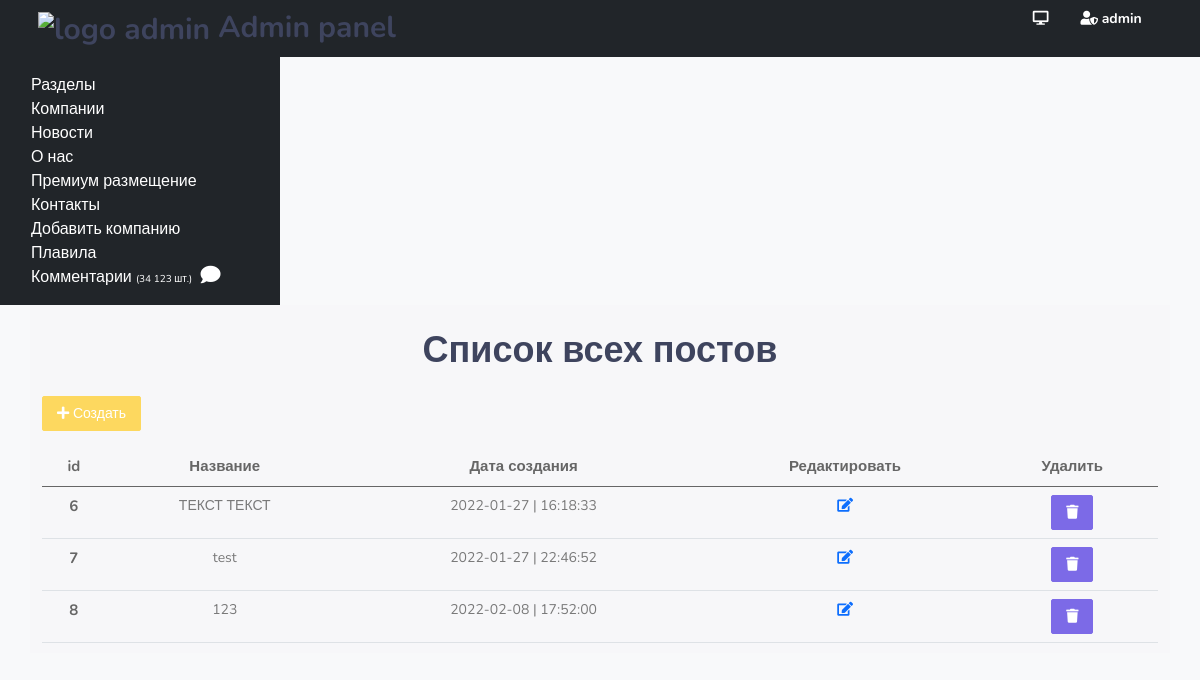
/admin/posts (signed in), run on an earlier commit of the app's database.
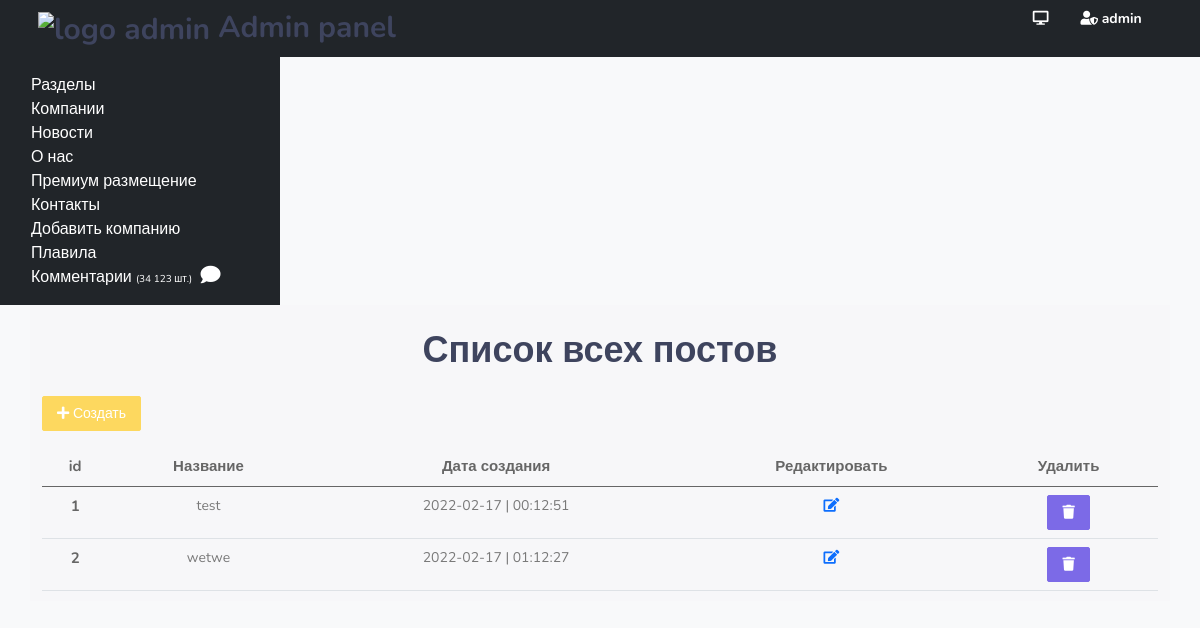
And on a later commit of the database.
### models.py (models this page shows, shortened)
class Post(db.Model):
    id = db.Column(db.Integer, primary_key=True)
    image = db.Column(db.String(100), nullable=True)
    title = db.Column(db.String(160))
    slug = db.Column(db.String(140), unique=True)
    introtext = db.Column(db.Text)
    content = db.Column(db.Text)
    created = db.Column(db.DateTime, default=datetime.now())
    tit = db.Column(db.String(100), nullable=True)
    key = db.Column(db.String(100), nullable=True)
    des = db.Column(db.Text, nullable=True)

### view.py (the view)
@app.route('/admin/posts')
@login_required
def all_blog():
    posts = Post.query.all()
    return render_template('admin/posts.html', posts=posts)

### templates/admin/posts.html (shortened to what this page needs)
{% extends 'admin/base.html' %}
{% block content %}
            <div class="row">
                <div class="col-lg-12 text-center">
                    <div class="page-title-box">
                        <div class="row align-items-center">
                            <div class="col-md-12">
                                <h1 class="page-title m-0">Список всех постов</h1>
                            </div>
                        </div>
                    </div>
                </div>
            </div>
<div class="row">
<div class="col-lg-12">
    <a href="{{ url_for('add_post') }}" title="Добавить" class="btn btn-warning" ><i class="fas fa-plus"></i> Создать</a>
</div>
</div>
            <div class="row mt-3">
<div class="col-lg-12">
<table class="table">
  <thead class="text-center">
    <tr>
      <th scope="col">id</th>
      <th scope="col">Название</th>
      <th scope="col">Дата создания</th>
        <th scope="col">Редактировать</th>
      <th scope="col">Удалить</th>
    </tr>
  </thead>
  <tbody class="text-center">
    {% for i in posts %}
        <tr>
      <th scope="row">{{ i.id }}</th>
      <td>{{ i.title }}</td>
      <td>{{ i.created.strftime('%Y-%m-%d | %H:%M:%S') }}</td>
      <td><a href="{{ url_for('edit_posts', id=i.id) }}" title="Редактировать"><i class="fas fa-edit"></i></a></td>
        <td>
<button type="button" class="btn btn-primary" data-bs-toggle="modal" data-bs-target="#staticBackdrop{{ i.id }}">
  <i class="fas fa-trash"></i>
</button>
            </td>
    </tr>
  {% endfor %}
  </tbody>
</table>
</div>
            </div>
{% endblock %}

What changed in the data, as far as the page shows it:
removed Post: id "6", title "ТЕКСТ ТЕКСТ", created "2022-01-27 | 16:18:33"
removed Post: id "7", title "test", created "2022-01-27 | 22:46:52"
removed Post: id "8", title "123", created "2022-02-08 | 17:52:00"
added Post: id "1", title "test", created "2022-02-17 | 00:12:51"
added Post: id "2", title "wetwe", created "2022-02-17 | 01:12:27"
